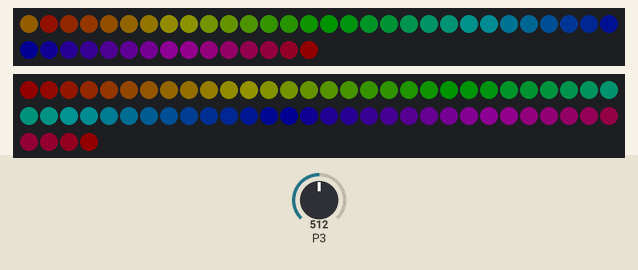
Simulated run of this program. Board: BBC micro:bit (MakeCode). Shown: 45 RGB LEDs in strip order, left to right, continuing on the next row, 64 RGB LEDs in strip order, left to right, continuing on the next row. Inputs (shaded band) come from the test bench; at power-on: P3 = 512 (analog values on the 0–1023 scale). Dim RGB values are drawn brighter than linear; what the program prints to the serial console is not drawn.

Above: at 0.2 s.
At 5.75 s:
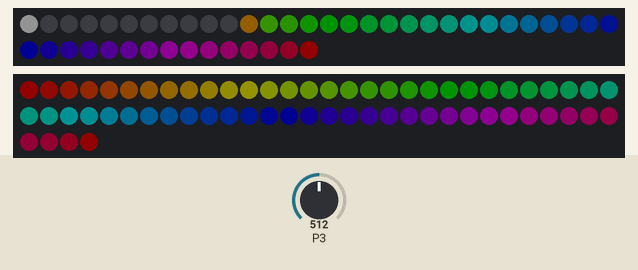
At 11.3 s:
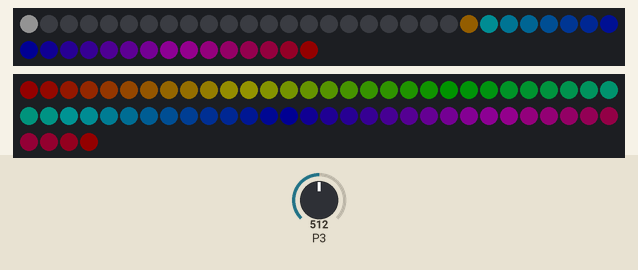
At 16.85 s:
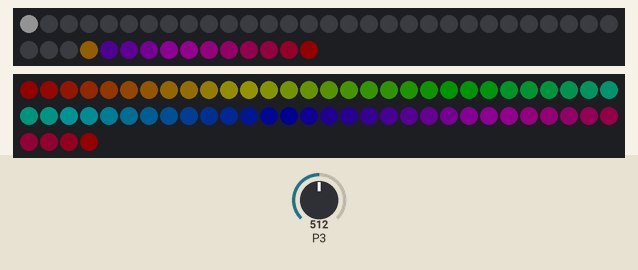
At 22.6 s:
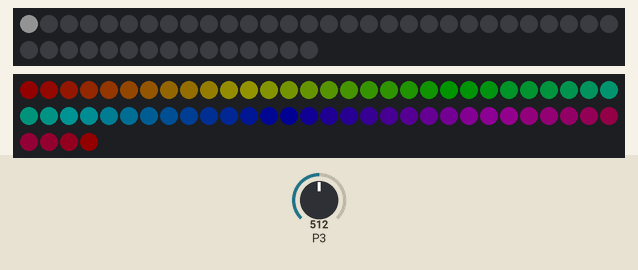

The program:

main.ts
```typescript
let count = 0
let potentiometer = pins.analogReadPin(AnalogPin.P3)
let round_strip = neopixel.create(DigitalPin.P13, 45, NeoPixelMode.RGB)
let square_strip = neopixel.create(DigitalPin.P16, 64, NeoPixelMode.RGB)
round_strip.setBrightness(20)
square_strip.setBrightness(20)
round_strip.showColor(neopixel.colors(NeoPixelColors.Black))
square_strip.showColor(neopixel.colors(NeoPixelColors.Black))
basic.pause(100)
round_strip.showRainbow(1, 360)
square_strip.showRainbow(1, 360)
basic.forever(function () {
    serial.writeNumber(pins.analogReadPin(AnalogPin.P3))
    serial.writeLine("")
    if (pins.analogReadPin(AnalogPin.P3) > 500) {
        for (let index = 0; index <= 45; index++) {
            round_strip.setPixelColor(index, neopixel.colors(NeoPixelColors.Orange))
            round_strip.show()
            basic.pause(200)
            round_strip.setPixelColor(index, neopixel.colors(NeoPixelColors.Black))
            round_strip.show()
            basic.pause(200)
            count = index + 1
            if (count == 8) {
                count = 0
            }
            round_strip.setPixelColor(count, neopixel.colors(NeoPixelColors.White))
            round_strip.show()
            basic.pause(100)
        }
    }
})
```

test.ts
```typescript
// 테스트는 여기로 이동합니다; 이 패키지가 확장으로 사용될 때 컴파일되지 않을 것 입니다.
```
